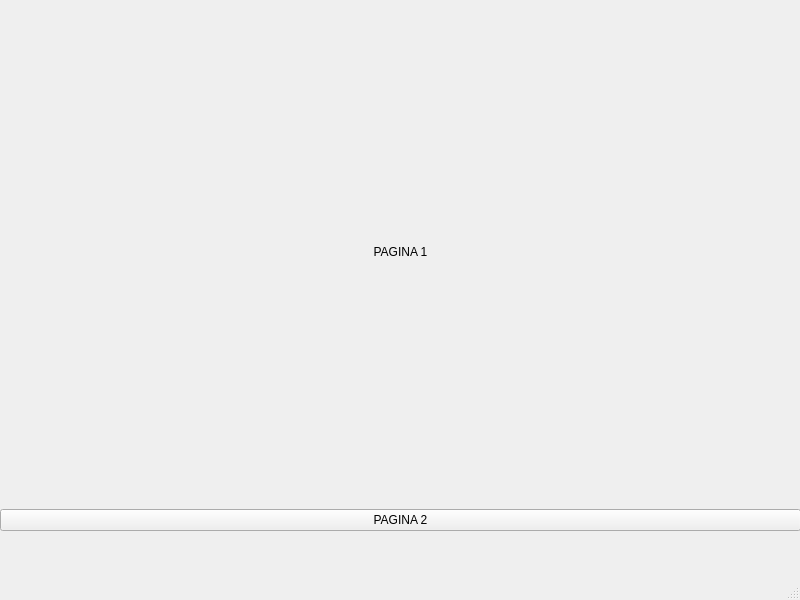
<?xml version="1.0" encoding="UTF-8"?>
<ui version="4.0">
 <class>MainWindow</class>
 <widget class="QMainWindow" name="MainWindow">
  <property name="geometry">
   <rect>
    <x>0</x>
    <y>0</y>
    <width>800</width>
    <height>600</height>
   </rect>
  </property>
  <property name="windowTitle">
   <string>MainWindow</string>
  </property>
  <widget class="QWidget" name="centralwidget">
   <widget class="QWidget" name="">
    <property name="geometry">
     <rect>
      <x>0</x>
      <y>0</y>
      <width>801</width>
      <height>531</height>
     </rect>
    </property>
    <layout class="QVBoxLayout" name="verticalLayout">
     <item>
      <widget class="QLabel" name="label">
       <property name="text">
        <string>PAGINA 1</string>
       </property>
       <property name="alignment">
        <set>Qt::AlignCenter</set>
       </property>
      </widget>
     </item>
     <item>
      <widget class="QPushButton" name="pushButton">
       <property name="text">
        <string>PAGINA 2</string>
       </property>
      </widget>
     </item>
    </layout>
   </widget>
  </widget>
  <widget class="QMenuBar" name="menubar">
   <property name="geometry">
    <rect>
     <x>0</x>
     <y>0</y>
     <width>800</width>
     <height>26</height>
    </rect>
   </property>
  </widget>
  <widget class="QStatusBar" name="statusbar"/>
 </widget>
 <resources/>
 <connections/>
</ui>
